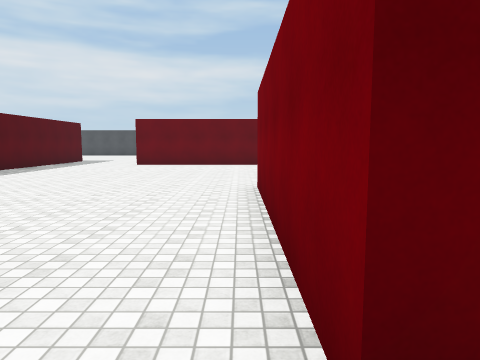
[1] (above)

24 first-person views from a walk through a 3-D level made in the Unity game engine. The camera is 1.5 m above the floor, tilts 6° down and sees 70° across. The floor is counted in squares, 2 m on a side. Each view is taken from the middle of a square. On the plan, view 1 faces up. The plan holds only what a view shows up to about 11 squares ahead; the rest is blank. The place goes on beyond the plan. Some surface patterns are stand-ins.

[2]
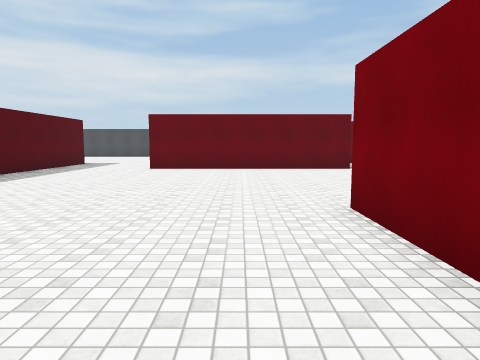

[3]
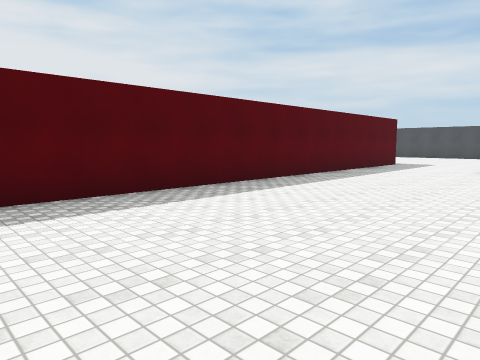

[4]
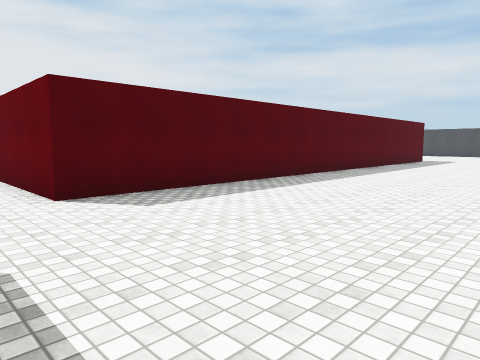

[5]
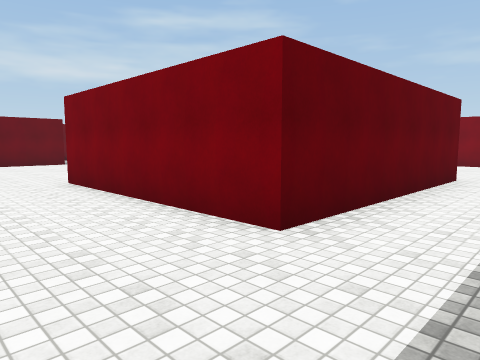

[6]
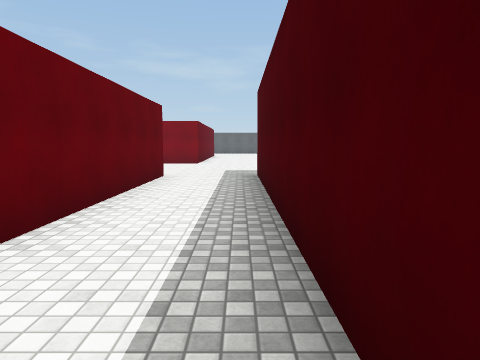

[7]
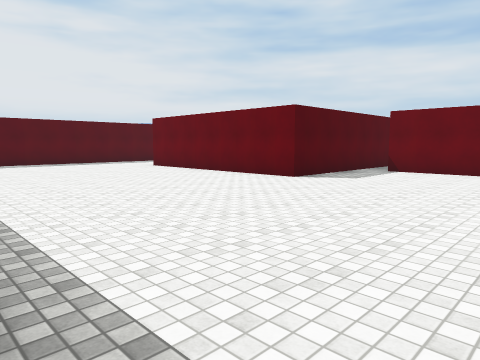

[8]
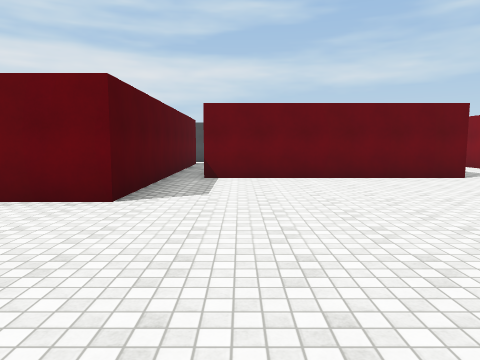

[9]
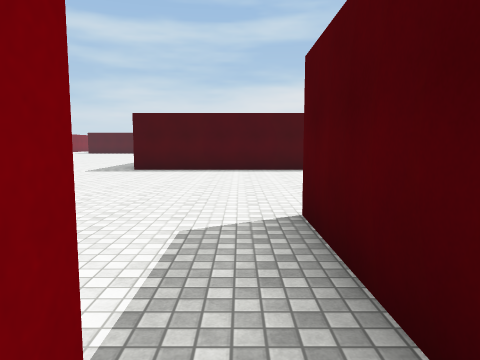

[10]
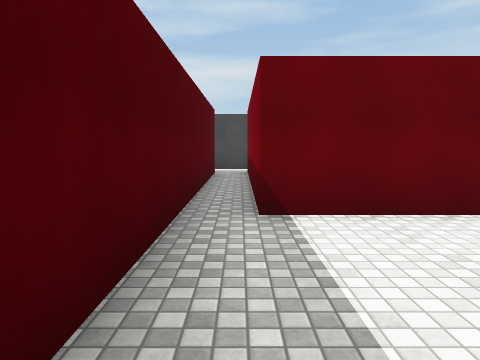

[11]
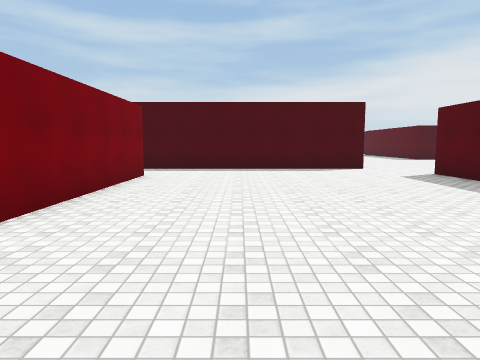

[12]
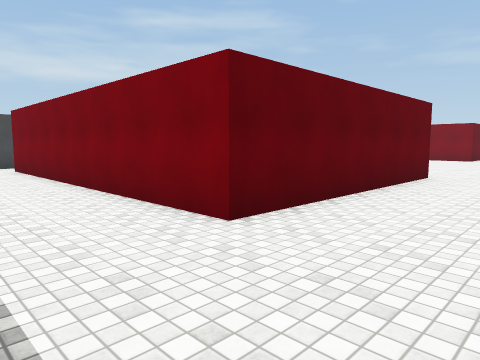

[13]
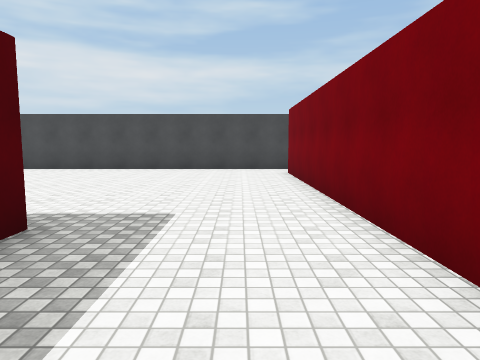

[14]
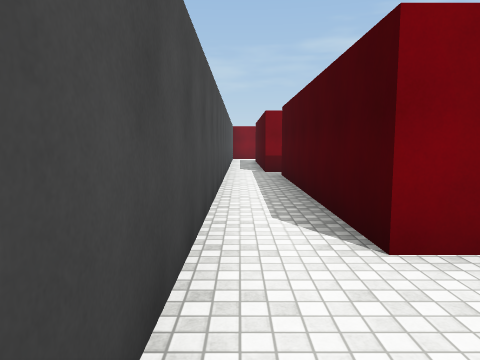

[15]
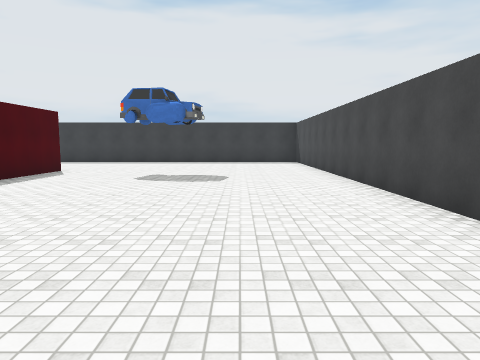

[16]
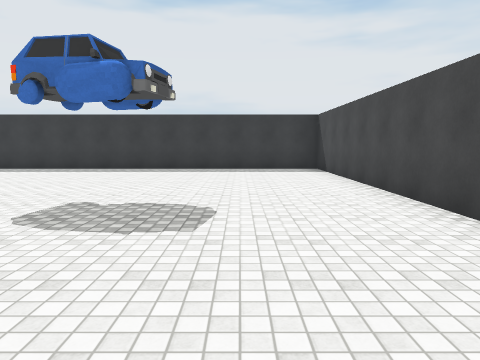

[17]
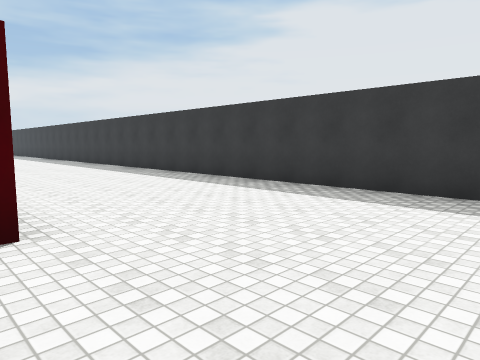

[18]
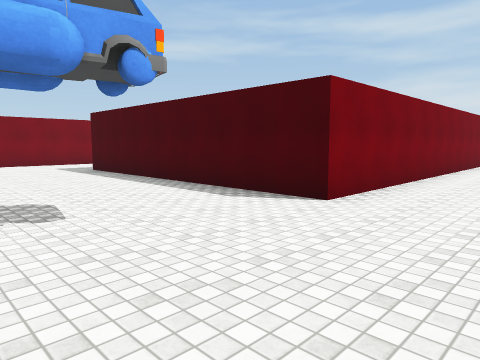

[19]
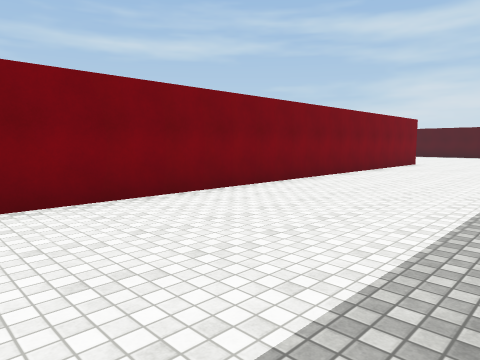

[20]
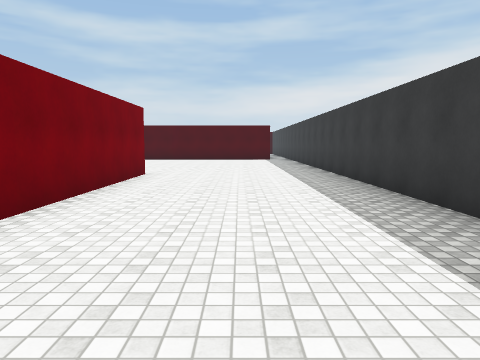

[21]
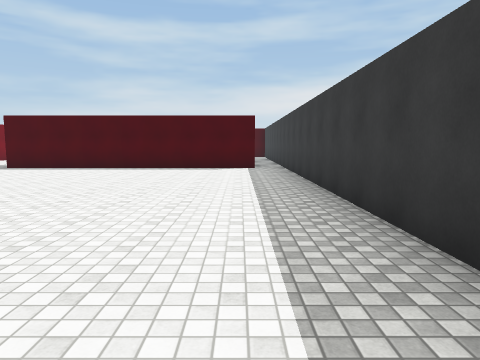

[22]
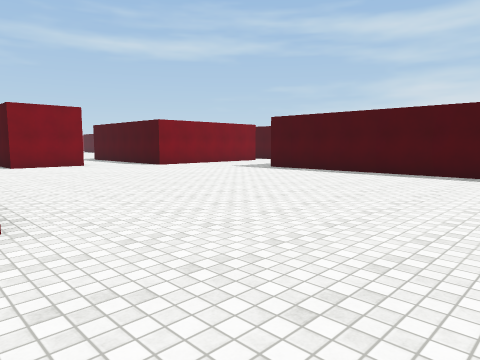

[23]
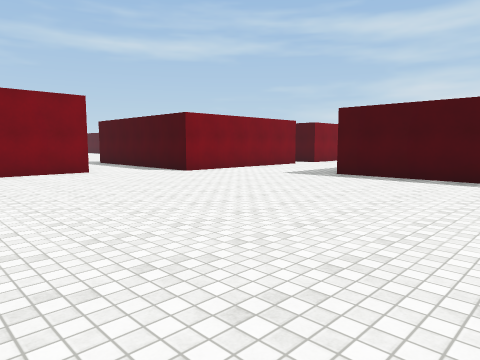

[24]
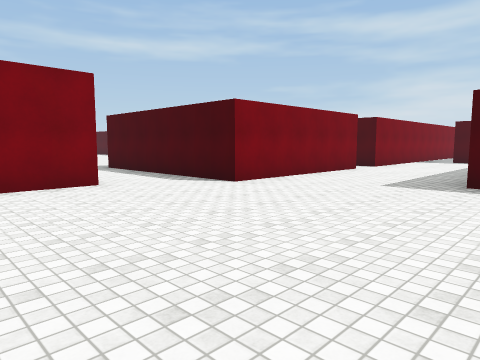

### Floor plan
Points are (right, up) in squares from view 1. A wall is a line through its corners. A room is listed if a view was taken in it or the views show most of it. See-through windows are left out.
Room 1 (views 1, 2, 3, 4, 5, 6, 7, 8, 10, 11, 12, 13)
walls: (1.1, 6) (6.1, 6); (6.1, 0.8) (0.3, 0.8) (0.3, 6); (2.3, 15.6) (2.3, 12.4) (-3.7, 12.4); (-6.9, 13.1) (-6.9, 0.4); (-5.8, -1.4) (6, -1.4); (7.5, 15.6) (3.2, 15.6)
ways out: opening at (3, 16) to room 2; opening at (-6, -0.3) to room 3; opening at (-5, 12) to room 3
Room 2 (view 9)
walls: (4.2, 22.4) (-3.5, 22.4); (3.2, 15.6) (3.2, 21.3) (5.1, 21.3); (-3.7, 21) (2.3, 21) (2.3, 15.6)
ways out: opening at (3, 16) to room 1; opening at (-3, 22) to room 3
Room 3 (views 14, 15, 16, 17, 18, 19, 20, 21, 22, 23, 24)
walls: (-19.4, 5.6) (-19.4, -8); (-14.6, 0.4) (-14.6, 15) (-6.9, 15); (-6.9, 0.4) (-10.2, 0.4); (-5.8, -3.6) (-5.8, -1.4); (-18.5, -7.8) (-10.6, -7.8); (-3.7, 12.4) (-3.7, 21); (-7.1, -11) (-7.1, -5.8); (-3.5, 22.4) (-19.4, 22.4) (-19.4, 7.8)
ways out: opening at (-6, -0.3) to room 1; opening at (-5, 12) to room 1; opening at (-3, 22) to room 2; opening at (-6, -4.5)

Positions as (right, up) in squares from view 1, and headings:
1: (0, 0), facing up
2: (-1, 2), facing up
3: (-2, 2), facing up-left
4: (-2, -1), facing up-left
5: (-2, -1), facing up-right
6: (-2, -1), facing right
7: (7, 6), facing up-left
8: (4, 8), facing up
9: (3, 16), facing down
10: (3, 12), facing up
11: (-2, 9), facing down
12: (-6, 10), facing up-right
13: (-5, 12), facing up
14: (-6, 22), facing right
15: (-5, 20), facing left
16: (-9, 20), facing left
17: (-14, 18), facing down-left
18: (-17, 19), facing down-right
19: (-19, 14), facing down-right
20: (-17, 9), facing down
21: (-18, 3), facing down
22: (-18, 1), facing down-right
23: (-15, 0), facing down-right
24: (-12, -1), facing down-right
